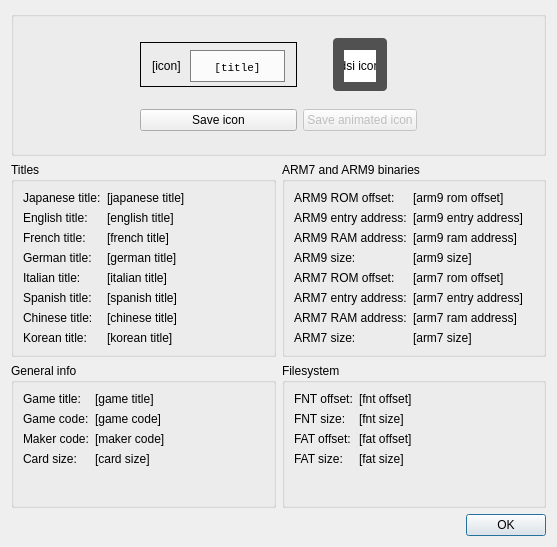
<?xml version="1.0" encoding="UTF-8"?>
<ui version="4.0">
 <class>ROMInfoDialog</class>
 <widget class="QDialog" name="ROMInfoDialog">
  <property name="geometry">
   <rect>
    <x>0</x>
    <y>0</y>
    <width>557</width>
    <height>547</height>
   </rect>
  </property>
  <property name="sizePolicy">
   <sizepolicy hsizetype="Fixed" vsizetype="Fixed">
    <horstretch>0</horstretch>
    <verstretch>0</verstretch>
   </sizepolicy>
  </property>
  <property name="windowTitle">
   <string>ROM info - khDaysMM</string>
  </property>
  <layout class="QGridLayout" name="gridLayout">
   <item row="2" column="0">
    <widget class="QGroupBox" name="titles">
     <property name="title">
      <string>Titles</string>
     </property>
     <layout class="QFormLayout" name="formLayout">
      <item row="0" column="0">
       <widget class="QLabel" name="label_2">
        <property name="font">
         <font>
          <underline>false</underline>
         </font>
        </property>
        <property name="text">
         <string>Japanese title:</string>
        </property>
       </widget>
      </item>
      <item row="0" column="1">
       <widget class="QLabel" name="japaneseTitle">
        <property name="text">
         <string>[japanese title]</string>
        </property>
       </widget>
      </item>
      <item row="1" column="0">
       <widget class="QLabel" name="label_3">
        <property name="font">
         <font>
          <underline>false</underline>
         </font>
        </property>
        <property name="text">
         <string>English title:</string>
        </property>
       </widget>
      </item>
      <item row="1" column="1">
       <widget class="QLabel" name="englishTitle">
        <property name="text">
         <string>[english title]</string>
        </property>
       </widget>
      </item>
      <item row="2" column="0">
       <widget class="QLabel" name="label_4">
        <property name="font">
         <font>
          <underline>false</underline>
         </font>
        </property>
        <property name="text">
         <string>French title:</string>
        </property>
       </widget>
      </item>
      <item row="2" column="1">
       <widget class="QLabel" name="frenchTitle">
        <property name="text">
         <string>[french title]</string>
        </property>
       </widget>
      </item>
      <item row="3" column="0">
       <widget class="QLabel" name="label_5">
        <property name="font">
         <font>
          <underline>false</underline>
         </font>
        </property>
        <property name="text">
         <string>German title:</string>
        </property>
       </widget>
      </item>
      <item row="3" column="1">
       <widget class="QLabel" name="germanTitle">
        <property name="text">
         <string>[german title]</string>
        </property>
       </widget>
      </item>
      <item row="4" column="0">
       <widget class="QLabel" name="label_6">
        <property name="font">
         <font>
          <underline>false</underline>
         </font>
        </property>
        <property name="text">
         <string>Italian title:</string>
        </property>
       </widget>
      </item>
      <item row="4" column="1">
       <widget class="QLabel" name="italianTitle">
        <property name="text">
         <string>[italian title]</string>
        </property>
       </widget>
      </item>
      <item row="5" column="0">
       <widget class="QLabel" name="label_7">
        <property name="font">
         <font>
          <underline>false</underline>
         </font>
        </property>
        <property name="text">
         <string>Spanish title:</string>
        </property>
       </widget>
      </item>
      <item row="5" column="1">
       <widget class="QLabel" name="spanishTitle">
        <property name="text">
         <string>[spanish title]</string>
        </property>
       </widget>
      </item>
      <item row="6" column="0">
       <widget class="QLabel" name="label_25">
        <property name="font">
         <font>
          <underline>false</underline>
         </font>
        </property>
        <property name="text">
         <string>Chinese title:</string>
        </property>
       </widget>
      </item>
      <item row="6" column="1">
       <widget class="QLabel" name="chineseTitle">
        <property name="text">
         <string>[chinese title]</string>
        </property>
       </widget>
      </item>
      <item row="7" column="0">
       <widget class="QLabel" name="label_23">
        <property name="font">
         <font>
          <underline>false</underline>
         </font>
        </property>
        <property name="text">
         <string>Korean title:</string>
        </property>
       </widget>
      </item>
      <item row="7" column="1">
       <widget class="QLabel" name="koreanTitle">
        <property name="text">
         <string>[korean title]</string>
        </property>
       </widget>
      </item>
     </layout>
    </widget>
   </item>
   <item row="2" column="1">
    <widget class="QGroupBox" name="arm9AndArm7Binaries">
     <property name="title">
      <string>ARM7 and ARM9 binaries</string>
     </property>
     <layout class="QFormLayout" name="formLayout_2">
      <item row="0" column="0">
       <widget class="QLabel" name="label_11">
        <property name="font">
         <font>
          <underline>false</underline>
         </font>
        </property>
        <property name="text">
         <string>ARM9 ROM offset: </string>
        </property>
       </widget>
      </item>
      <item row="0" column="1">
       <widget class="QLabel" name="arm9RomOffset">
        <property name="text">
         <string>[arm9 rom offset]</string>
        </property>
       </widget>
      </item>
      <item row="1" column="0">
       <widget class="QLabel" name="label_12">
        <property name="font">
         <font>
          <underline>false</underline>
         </font>
        </property>
        <property name="text">
         <string>ARM9 entry address:</string>
        </property>
       </widget>
      </item>
      <item row="1" column="1">
       <widget class="QLabel" name="arm9EntryAddress">
        <property name="text">
         <string>[arm9 entry address]</string>
        </property>
       </widget>
      </item>
      <item row="2" column="0">
       <widget class="QLabel" name="label_14">
        <property name="font">
         <font>
          <underline>false</underline>
         </font>
        </property>
        <property name="text">
         <string>ARM9 RAM address:</string>
        </property>
       </widget>
      </item>
      <item row="2" column="1">
       <widget class="QLabel" name="arm9RamAddress">
        <property name="text">
         <string>[arm9 ram address]</string>
        </property>
       </widget>
      </item>
      <item row="3" column="0">
       <widget class="QLabel" name="label_16">
        <property name="font">
         <font>
          <underline>false</underline>
         </font>
        </property>
        <property name="text">
         <string>ARM9 size:</string>
        </property>
       </widget>
      </item>
      <item row="3" column="1">
       <widget class="QLabel" name="arm9Size">
        <property name="text">
         <string>[arm9 size]</string>
        </property>
       </widget>
      </item>
      <item row="4" column="0">
       <widget class="QLabel" name="label_15">
        <property name="font">
         <font>
          <underline>false</underline>
         </font>
        </property>
        <property name="text">
         <string>ARM7 ROM offset: </string>
        </property>
       </widget>
      </item>
      <item row="4" column="1">
       <widget class="QLabel" name="arm7RomOffset">
        <property name="text">
         <string>[arm7 rom offset]</string>
        </property>
       </widget>
      </item>
      <item row="5" column="0">
       <widget class="QLabel" name="label_13">
        <property name="font">
         <font>
          <underline>false</underline>
         </font>
        </property>
        <property name="text">
         <string>ARM7 entry address:</string>
        </property>
       </widget>
      </item>
      <item row="5" column="1">
       <widget class="QLabel" name="arm7EntryAddress">
        <property name="text">
         <string>[arm7 entry address]</string>
        </property>
       </widget>
      </item>
      <item row="6" column="0">
       <widget class="QLabel" name="label_18">
        <property name="font">
         <font>
          <underline>false</underline>
         </font>
        </property>
        <property name="text">
         <string>ARM7 RAM address:</string>
        </property>
       </widget>
      </item>
      <item row="6" column="1">
       <widget class="QLabel" name="arm7RamAddress">
        <property name="text">
         <string>[arm7 ram address]</string>
        </property>
       </widget>
      </item>
      <item row="7" column="0">
       <widget class="QLabel" name="label_17">
        <property name="font">
         <font>
          <underline>false</underline>
         </font>
        </property>
        <property name="text">
         <string>ARM7 size:</string>
        </property>
       </widget>
      </item>
      <item row="7" column="1">
       <widget class="QLabel" name="arm7Size">
        <property name="text">
         <string>[arm7 size]</string>
        </property>
       </widget>
      </item>
     </layout>
    </widget>
   </item>
   <item row="3" column="1">
    <widget class="QGroupBox" name="filesystem">
     <property name="title">
      <string>Filesystem</string>
     </property>
     <layout class="QFormLayout" name="formLayout_4">
      <item row="0" column="0">
       <widget class="QLabel" name="label_19">
        <property name="font">
         <font>
          <underline>false</underline>
         </font>
        </property>
        <property name="text">
         <string>FNT offset:</string>
        </property>
       </widget>
      </item>
      <item row="0" column="1">
       <widget class="QLabel" name="fntOffset">
        <property name="text">
         <string>[fnt offset]</string>
        </property>
       </widget>
      </item>
      <item row="1" column="0">
       <widget class="QLabel" name="label_20">
        <property name="font">
         <font>
          <underline>false</underline>
         </font>
        </property>
        <property name="text">
         <string>FNT size:</string>
        </property>
       </widget>
      </item>
      <item row="1" column="1">
       <widget class="QLabel" name="fntSize">
        <property name="text">
         <string>[fnt size]</string>
        </property>
       </widget>
      </item>
      <item row="2" column="0">
       <widget class="QLabel" name="label_21">
        <property name="font">
         <font>
          <underline>false</underline>
         </font>
        </property>
        <property name="text">
         <string>FAT offset:</string>
        </property>
       </widget>
      </item>
      <item row="2" column="1">
       <widget class="QLabel" name="fatOffset">
        <property name="text">
         <string>[fat offset]</string>
        </property>
       </widget>
      </item>
      <item row="3" column="0">
       <widget class="QLabel" name="label_22">
        <property name="font">
         <font>
          <underline>false</underline>
         </font>
        </property>
        <property name="text">
         <string>FAT size:</string>
        </property>
       </widget>
      </item>
      <item row="3" column="1">
       <widget class="QLabel" name="fatSize">
        <property name="text">
         <string>[fat size]</string>
        </property>
       </widget>
      </item>
     </layout>
    </widget>
   </item>
   <item row="3" column="0">
    <widget class="QGroupBox" name="generalInfo">
     <property name="title">
      <string>General info</string>
     </property>
     <layout class="QFormLayout" name="formLayout_3">
      <item row="0" column="0">
       <widget class="QLabel" name="label">
        <property name="font">
         <font>
          <underline>false</underline>
         </font>
        </property>
        <property name="text">
         <string>Game title:</string>
        </property>
       </widget>
      </item>
      <item row="0" column="1">
       <widget class="QLabel" name="gameTitle">
        <property name="text">
         <string>[game title]</string>
        </property>
       </widget>
      </item>
      <item row="1" column="0">
       <widget class="QLabel" name="label_8">
        <property name="font">
         <font>
          <underline>false</underline>
         </font>
        </property>
        <property name="text">
         <string>Game code:</string>
        </property>
       </widget>
      </item>
      <item row="1" column="1">
       <widget class="QLabel" name="gameCode">
        <property name="text">
         <string>[game code]</string>
        </property>
       </widget>
      </item>
      <item row="2" column="0">
       <widget class="QLabel" name="label_9">
        <property name="font">
         <font>
          <underline>false</underline>
         </font>
        </property>
        <property name="text">
         <string>Maker code:</string>
        </property>
       </widget>
      </item>
      <item row="2" column="1">
       <widget class="QLabel" name="makerCode">
        <property name="text">
         <string>[maker code]</string>
        </property>
       </widget>
      </item>
      <item row="3" column="0">
       <widget class="QLabel" name="label_10">
        <property name="font">
         <font>
          <underline>false</underline>
         </font>
        </property>
        <property name="text">
         <string>Card size:</string>
        </property>
       </widget>
      </item>
      <item row="3" column="1">
       <widget class="QLabel" name="cardSize">
        <property name="text">
         <string>[card size]</string>
        </property>
       </widget>
      </item>
     </layout>
    </widget>
   </item>
   <item row="4" column="0" colspan="2">
    <widget class="QDialogButtonBox" name="buttonBox">
     <property name="orientation">
      <enum>Qt::Horizontal</enum>
     </property>
     <property name="standardButtons">
      <set>QDialogButtonBox::Ok</set>
     </property>
    </widget>
   </item>
   <item row="0" column="0" colspan="2">
    <widget class="QGroupBox" name="groupBox_2">
     <layout class="QGridLayout" name="gridLayout_9">
      <item row="1" column="1">
       <widget class="QPushButton" name="saveIconButton">
        <property name="text">
         <string>Save icon</string>
        </property>
       </widget>
      </item>
      <item row="0" column="1">
       <widget class="QGroupBox" name="iconBox">
        <property name="sizePolicy">
         <sizepolicy hsizetype="Preferred" vsizetype="Fixed">
          <horstretch>0</horstretch>
          <verstretch>0</verstretch>
         </sizepolicy>
        </property>
        <property name="styleSheet">
         <string notr="true">#iconBox {
    border: 1px solid black;
    background-color:  qlineargradient(x1: 0, y1: 0, x2: 0, y2: 1, 
    stop: 0 white,  
    stop: 1 lightgrey);
}

#titleBox {
    border: 0.5px solid grey;
    background-color: #fbfbfb;
}

#iconTitle {
    color: black;
}
</string>
        </property>
        <property name="title">
         <string/>
        </property>
        <property name="alignment">
         <set>Qt::AlignCenter</set>
        </property>
        <property name="flat">
         <bool>false</bool>
        </property>
        <property name="checkable">
         <bool>false</bool>
        </property>
        <layout class="QGridLayout" name="gridLayout_2">
         <property name="topMargin">
          <number>2</number>
         </property>
         <property name="bottomMargin">
          <number>2</number>
         </property>
         <item row="0" column="1">
          <widget class="QLabel" name="iconImage">
           <property name="sizePolicy">
            <sizepolicy hsizetype="Preferred" vsizetype="Preferred">
             <horstretch>0</horstretch>
             <verstretch>0</verstretch>
            </sizepolicy>
           </property>
           <property name="minimumSize">
            <size>
             <width>32</width>
             <height>32</height>
            </size>
           </property>
           <property name="maximumSize">
            <size>
             <width>32</width>
             <height>32</height>
            </size>
           </property>
           <property name="text">
            <string>[icon]</string>
           </property>
          </widget>
         </item>
         <item row="0" column="2">
          <widget class="QGroupBox" name="titleBox">
           <property name="sizePolicy">
            <sizepolicy hsizetype="Expanding" vsizetype="Expanding">
             <horstretch>0</horstretch>
             <verstretch>0</verstretch>
            </sizepolicy>
           </property>
           <property name="title">
            <string/>
           </property>
           <layout class="QGridLayout" name="gridLayout_4">
            <property name="leftMargin">
             <number>1</number>
            </property>
            <property name="topMargin">
             <number>1</number>
            </property>
            <property name="rightMargin">
             <number>1</number>
            </property>
            <property name="bottomMargin">
             <number>1</number>
            </property>
            <item row="0" column="1">
             <widget class="QLabel" name="iconTitle">
              <property name="sizePolicy">
               <sizepolicy hsizetype="MinimumExpanding" vsizetype="MinimumExpanding">
                <horstretch>0</horstretch>
                <verstretch>0</verstretch>
               </sizepolicy>
              </property>
              <property name="font">
               <font>
                <family>Courier New</family>
                <pointsize>8</pointsize>
                <weight>50</weight>
                <italic>false</italic>
                <bold>false</bold>
               </font>
              </property>
              <property name="text">
               <string>[title]</string>
              </property>
              <property name="alignment">
               <set>Qt::AlignCenter</set>
              </property>
             </widget>
            </item>
            <item row="0" column="2">
             <spacer name="horizontalSpacer_2">
              <property name="orientation">
               <enum>Qt::Horizontal</enum>
              </property>
              <property name="sizeHint" stdset="0">
               <size>
                <width>20</width>
                <height>20</height>
               </size>
              </property>
             </spacer>
            </item>
            <item row="0" column="0">
             <spacer name="horizontalSpacer_4">
              <property name="orientation">
               <enum>Qt::Horizontal</enum>
              </property>
              <property name="sizeHint" stdset="0">
               <size>
                <width>20</width>
                <height>20</height>
               </size>
              </property>
             </spacer>
            </item>
           </layout>
          </widget>
         </item>
        </layout>
       </widget>
      </item>
      <item row="0" column="2" alignment="Qt::AlignHCenter">
       <widget class="QGroupBox" name="dsiIconBox">
        <property name="sizePolicy">
         <sizepolicy hsizetype="Fixed" vsizetype="Fixed">
          <horstretch>0</horstretch>
          <verstretch>0</verstretch>
         </sizepolicy>
        </property>
        <property name="styleSheet">
         <string notr="true">#dsiIconBox {
    border-radius: 4px;
    background-color: #515151;
}

#dsiIconImage {
    background-color: white;
}</string>
        </property>
        <property name="title">
         <string/>
        </property>
        <property name="alignment">
         <set>Qt::AlignCenter</set>
        </property>
        <property name="flat">
         <bool>false</bool>
        </property>
        <property name="checkable">
         <bool>false</bool>
        </property>
        <layout class="QGridLayout" name="gridLayout_10">
         <property name="leftMargin">
          <number>8</number>
         </property>
         <property name="topMargin">
          <number>6</number>
         </property>
         <property name="rightMargin">
          <number>8</number>
         </property>
         <property name="bottomMargin">
          <number>6</number>
         </property>
         <item row="0" column="0">
          <widget class="QLabel" name="dsiIconImage">
           <property name="sizePolicy">
            <sizepolicy hsizetype="Minimum" vsizetype="Minimum">
             <horstretch>0</horstretch>
             <verstretch>0</verstretch>
            </sizepolicy>
           </property>
           <property name="minimumSize">
            <size>
             <width>32</width>
             <height>32</height>
            </size>
           </property>
           <property name="maximumSize">
            <size>
             <width>32</width>
             <height>32</height>
            </size>
           </property>
           <property name="text">
            <string>[dsi icon]</string>
           </property>
           <property name="alignment">
            <set>Qt::AlignCenter</set>
           </property>
          </widget>
         </item>
        </layout>
       </widget>
      </item>
      <item row="1" column="2">
       <widget class="QPushButton" name="saveAnimatedIconButton">
        <property name="enabled">
         <bool>false</bool>
        </property>
        <property name="text">
         <string>Save animated icon</string>
        </property>
       </widget>
      </item>
      <item row="0" column="3" rowspan="2">
       <spacer name="horizontalSpacer_3">
        <property name="orientation">
         <enum>Qt::Horizontal</enum>
        </property>
        <property name="sizeHint" stdset="0">
         <size>
          <width>0</width>
          <height>0</height>
         </size>
        </property>
       </spacer>
      </item>
      <item row="0" column="0" rowspan="2">
       <spacer name="horizontalSpacer">
        <property name="orientation">
         <enum>Qt::Horizontal</enum>
        </property>
        <property name="sizeHint" stdset="0">
         <size>
          <width>0</width>
          <height>0</height>
         </size>
        </property>
       </spacer>
      </item>
     </layout>
    </widget>
   </item>
  </layout>
 </widget>
 <resources/>
 <connections>
  <connection>
   <sender>buttonBox</sender>
   <signal>accepted()</signal>
   <receiver>ROMInfoDialog</receiver>
   <slot>accept()</slot>
   <hints>
    <hint type="sourcelabel">
     <x>248</x>
     <y>254</y>
    </hint>
    <hint type="destinationlabel">
     <x>157</x>
     <y>274</y>
    </hint>
   </hints>
  </connection>
  <connection>
   <sender>buttonBox</sender>
   <signal>rejected()</signal>
   <receiver>ROMInfoDialog</receiver>
   <slot>reject()</slot>
   <hints>
    <hint type="sourcelabel">
     <x>316</x>
     <y>260</y>
    </hint>
    <hint type="destinationlabel">
     <x>286</x>
     <y>274</y>
    </hint>
   </hints>
  </connection>
 </connections>
</ui>
